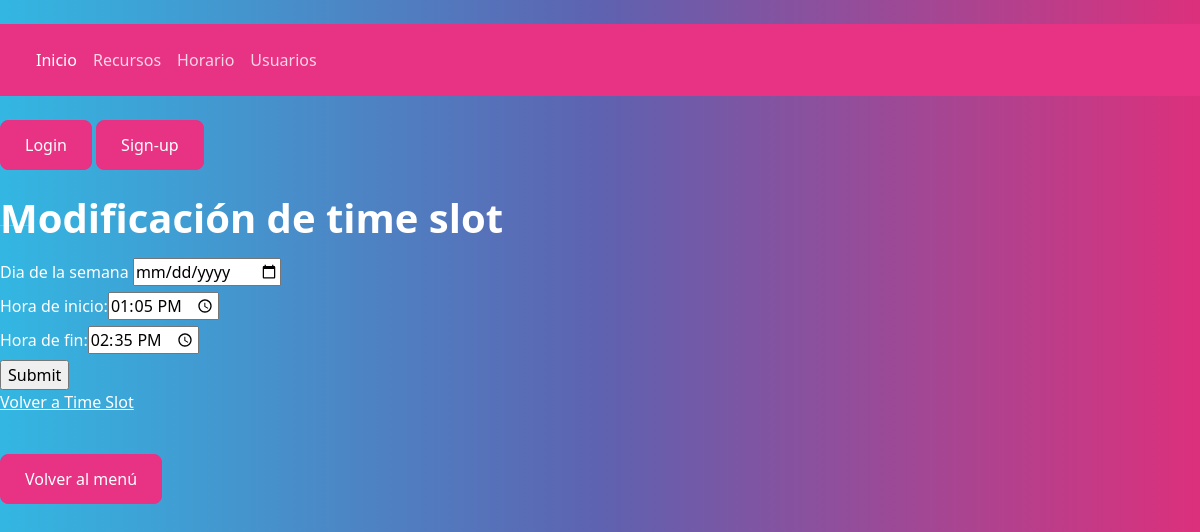
Page /index.php?action=formularioModifyTimeSlot&controller=controllerTimeSlot&id=1 on the earlier database version.
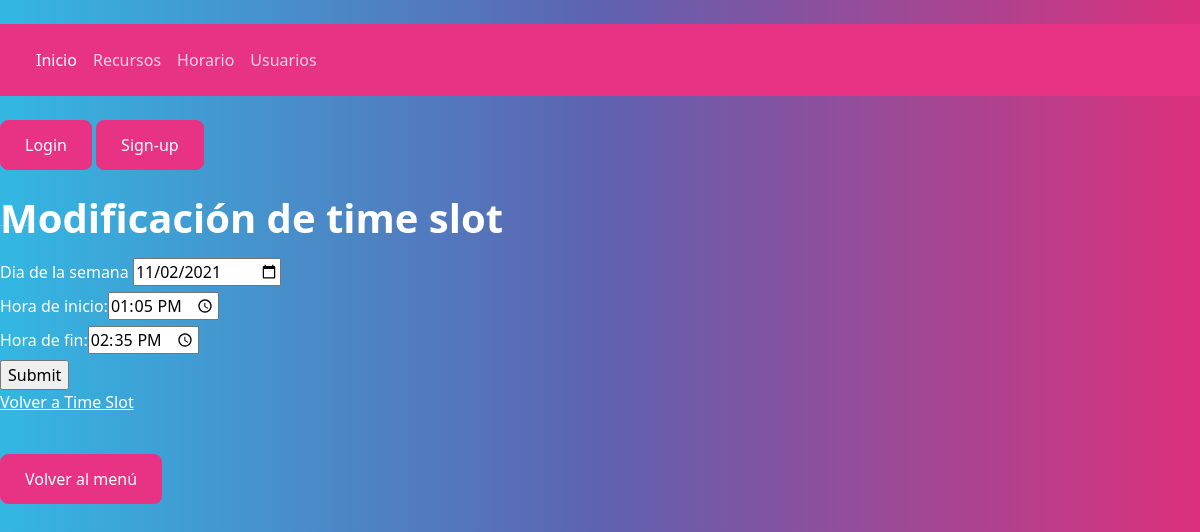
Same page on the later database version.
### tables this page shows
CREATE TABLE timeslot (
    id INT UNSIGNED AUTO_INCREMENT PRIMARY KEY,
    day_of_week VARCHAR(10) NOT NULL,
    start_time TIME NOT NULL,
    end_time TIME NOT NULL
);

### models/db.php (called while the page is built, shortened)
<?php
class DB
{
    private static $connection;
    public static function createConnection()
    {
        DB::$connection = new mysqli(Config::$server, Config::$user, Config::$psw, Config::$dbname);
        if (DB::$connection->connect_errno) return false;
        else return true;
    }
    public static function dataQuery($sql)
    {
        $res = self::$connection->query($sql);
        $resArray = array();
        if ($res->num_rows > 0) {
            while ($row = $res->fetch_array()) {
                $resArray[] = $row;
            }
        } else {
            $resArray = null;
        }
        return $resArray;
    }
}

### models/timeSlot.php (called while the page is built, shortened)
<?php
include("db.php");
class TimeSlot
{
    public function queryTimeSlot($id)
    {
        $result = DB::dataQuery("SELECT * FROM timeslot WHERE id = '$id'");
        if (count($result) > 0)
            return $result;
        else
            return null;
    }
}

### views/timeslot/formModifyTimeSlot.php (the view)
<?php
$consulta = $data[2][0];
echo "<h1>Modificación de time slot</h1>";
echo "<form enctype='multipart/form-data' action='index.php?action=modifyTimeSlot&controller=controllerTimeSlot' method='POST'>
        <input type='hidden' name='id' value='" . $consulta['id'] . "'>
        <label for='day_of_week'>Dia de la semana</label>
        <input type='date' name='day_of_week' value='" . $consulta['day_of_week'] . "'><br>
        <label for='start_time'>Hora de inicio:</label><input type='time' name='start_time' value='" . $consulta['start_time'] . "'><br>
        <label for='end_time'>Hora de fin:</label><input type='time' name='end_time' value='" . $consulta['end_time'] . "'><br>";
echo " <input type='submit'>
    </form>";
echo "<p><a href='index.php?action=showTimeSlots&controller=controllerTimeSlot'>Volver a Time Slot</a></p>";

Differences in the rows shown:
changed timeslot: day_of_week (not shown) → "11/02/2021"
